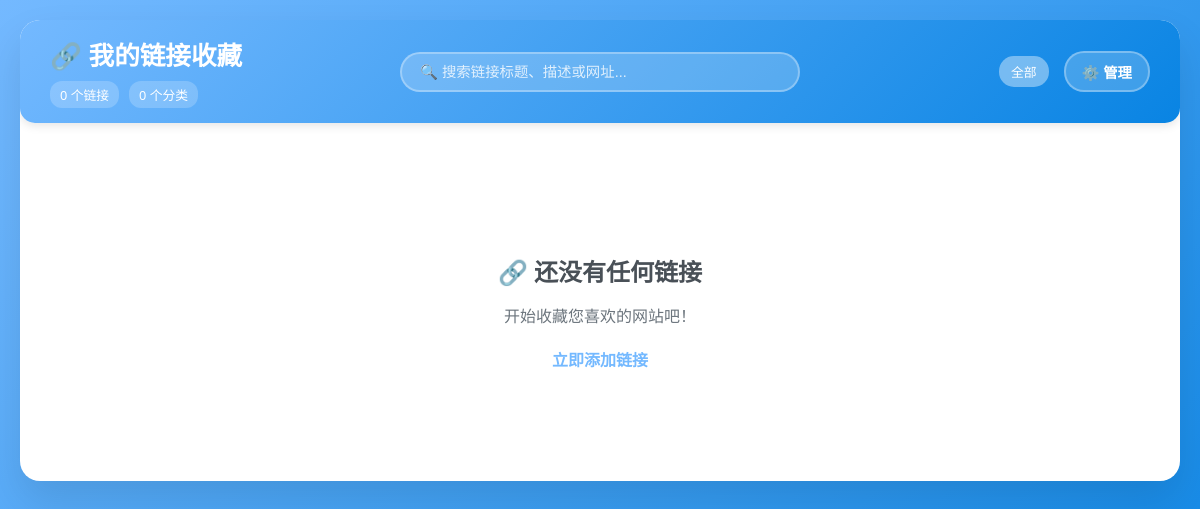
The app's page /datapost/links/, older data.
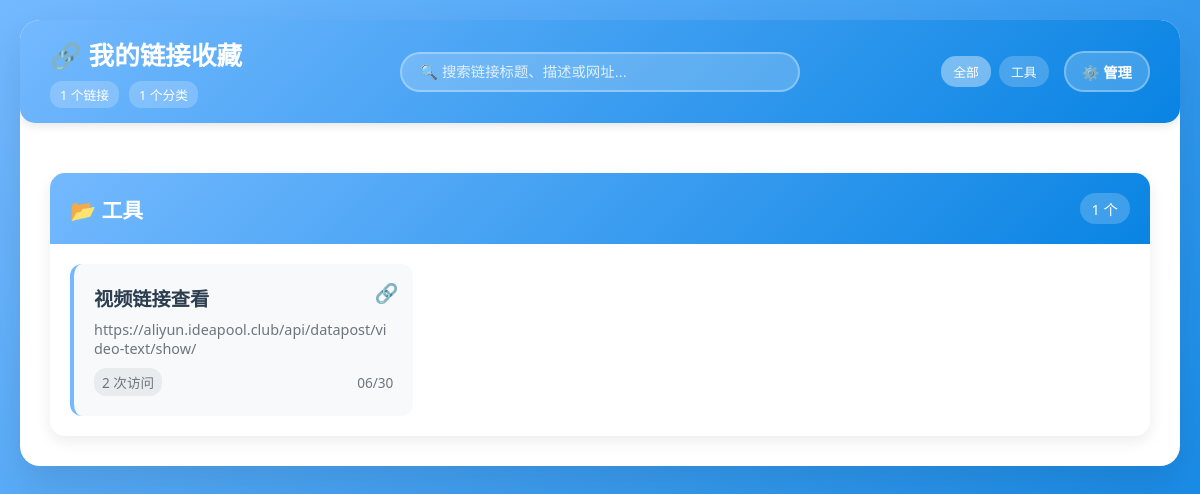
The same page, newer data.
### datapost/models.py (models this page shows, shortened)
class CustomLink(models.Model):
    title = models.CharField(max_length=200, verbose_name="链接标题")
    url = models.URLField(max_length=500, verbose_name="链接地址")
    description = models.TextField(blank=True, verbose_name="备注说明")
    category = models.CharField(max_length=100, blank=True, verbose_name="分类")
    is_active = models.BooleanField(default=True, verbose_name="是否启用")
    click_count = models.IntegerField(default=0, verbose_name="点击次数")
    created_at = models.DateTimeField(auto_now_add=True, verbose_name="创建时间")
    updated_at = models.DateTimeField(auto_now=True, verbose_name="更新时间")
    class Meta:
        verbose_name = "自定义链接"
        verbose_name_plural = "自定义链接"
        ordering = ['-created_at']

### datapost/views.py (the view)
# urls.py: path('links/', links_display_page, name='links_display_page'),  # 展示页面
def links_display_page(request):
    links = CustomLink.objects.filter(is_active=True).order_by('-created_at')
    categories = {}
    for link in links:
        category = link.category or '未分类'
        if category not in categories:
            categories[category] = []
        categories[category].append(link)
    context = {
        'categories': categories,
        'total_links': links.count()
    }
    return render(request, 'datapost/links_display.html', context)

### datapost/templates/datapost/links_display.html (shortened to what this page needs)
<!DOCTYPE html>
<html lang="zh-CN">
<head>
</head>
<body>
    <div class="container">
        <div class="header">
            <div class="header-content">
                <div class="header-left">
                    <h1>🔗 我的链接收藏</h1>
                    <div class="header-stats">
                        <span class="stat-compact">{{ total_links }} 个链接</span>
                        <span class="stat-compact">{{ categories|length }} 个分类</span>
                    </div>
                </div>
                <div class="header-center">
                    <input type="text" class="search-input" id="searchInput" placeholder="🔍 搜索链接标题、描述或网址...">
                </div>
                <div class="header-right">
                    <div class="filter-tabs">
                        <button class="filter-tab active" data-category="all">全部</button>
                        {% for category_name in categories.keys %}
                        <button class="filter-tab" data-category="{{ category_name }}">{{ category_name }}</button>
                        {% endfor %}
                    </div>
                    <a href="/datapost/links/manage/" class="manage-btn">
                        ⚙️ 管理
                    </a>
                </div>
            </div>
        </div>
        <div class="content">
            <div class="categories" id="categoriesContainer">
                {% if categories %}
                    {% for category_name, links in categories.items %}
                    <div class="category" data-category="{{ category_name }}">
                        <div class="category-header">
                            <span class="category-title">
                                {% if category_name == "搜索引擎" %}🔍
                                {% elif category_name == "开发工具" %}💻
                                {% elif category_name == "学习资源" %}📚
                                {% elif category_name == "娱乐" %}🎵
                                {% elif category_name == "购物" %}🛒
                                {% elif category_name == "社交" %}👥
                                {% else %}📂{% endif %}
                                {{ category_name }}
                            </span>
                            <span class="category-count">{{ links|length }} 个</span>
                        </div>
                        <div class="links-grid">
                            {% for link in links %}
                            <div class="link-card" onclick="openLink({{ link.id }}, '{{ link.url|escapejs }}')">
                                <span class="external-icon">🔗</span>
                                <div class="link-title">{{ link.title }}</div>
                                <div class="link-url">{{ link.url }}</div>
                                <div class="link-stats">
                                    <div class="link-meta">
                                        <span class="click-count">{{ link.click_count }} 次访问</span>
                                    </div>
                                    <div>{{ link.created_at|date:"m/d" }}</div>
                                </div>
                            </div>
                            {% endfor %}
                        </div>
                    </div>
                    {% endfor %}
                {% else %}
                    <div class="empty-state">
                        <h3>🔗 还没有任何链接</h3>
                        <p>开始收藏您喜欢的网站吧！</p>
                        <a href="/datapost/links/manage/">立即添加链接</a>
                    </div>
                {% endif %}
            </div>
        </div>
    </div>
</body>
</html>

Row changes from the older to the newer data that the page shows:
added CustomLink: keys "工具", category "工具", links "1", title "视频链接查看", url "https://aliyun.ideapool.club/api/datapost/video-text/show/", click_count "2", created_at "06/30"
Text that changed along with them:
{{ total_links }}: "0" → "1"
{{ categories|length }}: "0" → "1"
text no longer shown: "🔗 还没有任何链接 开始收藏您喜欢的网站吧！ 立即添加链接"
